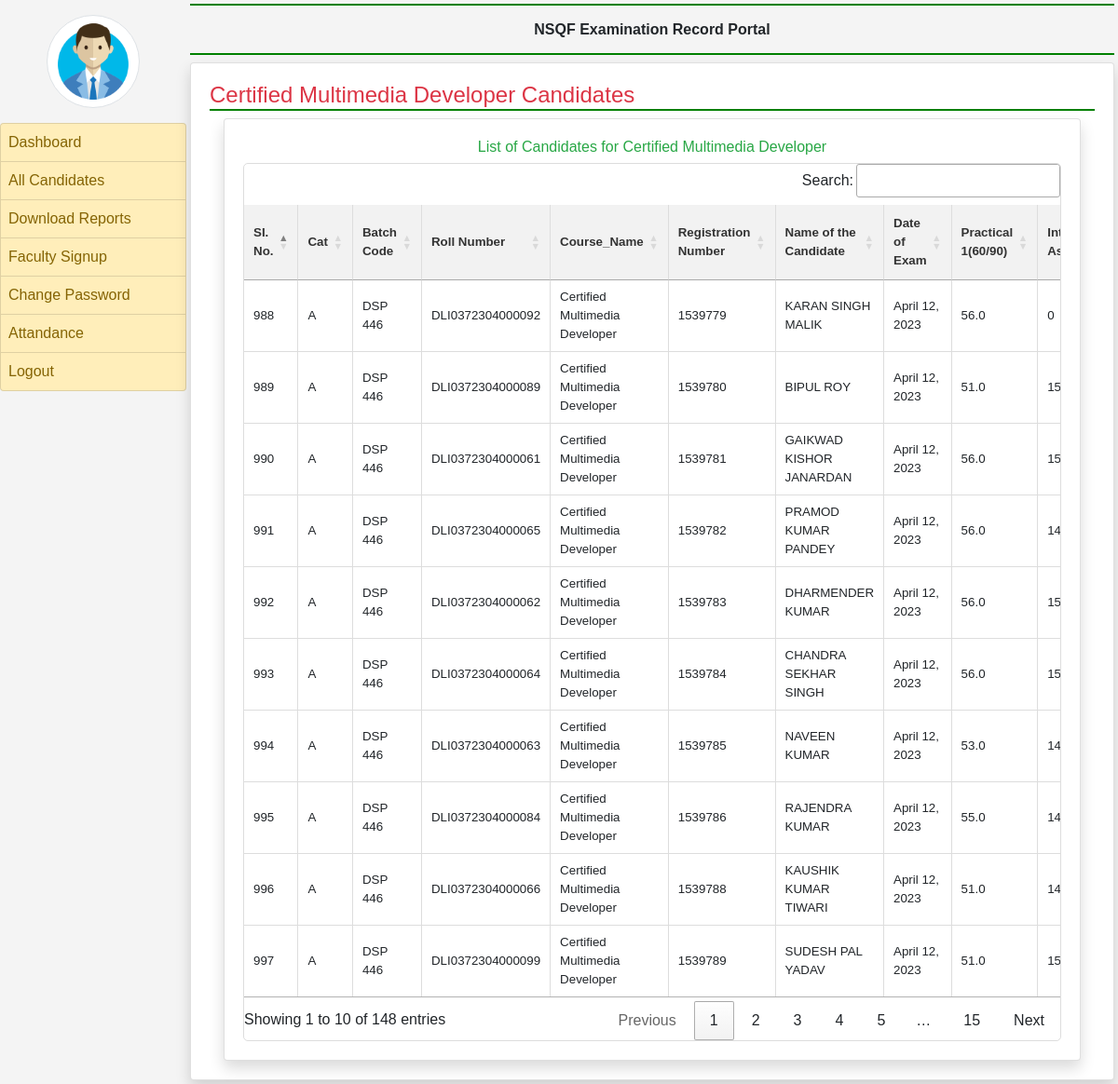
The page /admin-view-course/Certified Multimedia Developer/ on the database its author committed.
### employee/models.py (models this page shows, shortened)
class TP(models.Model):
    Cat=models.CharField(max_length=100,default="X")
    Batch_Code = models.CharField(max_length=100,default='NA')
    Roll_No = models.CharField(max_length=100,default='NA')
    Course_Name = models.CharField(max_length=100,default='certified computer application accounting and publishing',null=True)
    Registration_number = models.IntegerField(null=True)
    Name_of_the_Candidate = models.CharField(max_length=100,default='NA')
    Mother_Name = models.CharField(max_length=100,default='NA')
    Father_Name = models.CharField(max_length=100,default='NA')
    DOB = models.DateField(null=True)
    Name_of_the_training_Partner = models.CharField(max_length=200,default='NA')
    Code_of_the_training_Partner = models.CharField(max_length=200,default='NA')
    Practical1 = models.CharField(max_length=100,default='NA')
    Practical2 = models.CharField(max_length=100,default='NA')
    IS1 = models.CharField(max_length= 100, null= True )
    IS2 = models.CharField(max_length= 100, null = True)
    Internal_Assessment = models.IntegerField(null=True)
    Project = models.CharField(max_length=100,default='NA')
    Major_Project = models.CharField(max_length=100, default='NA')
    Major_Project2 = models.CharField(max_length=100, default='NA')
    Typing_Speed=models.CharField(max_length=100, default='NA')
    Theory1=models.CharField(max_length=100, default='NA')
    Theory2=models.CharField(max_length=100, default='NA')
    Center_code = models.CharField(max_length=100,  default='NA')
    Total = models.DecimalField(max_digits=10, decimal_places=2, default=Decimal('0.00'))
    Email_office = models.EmailField(null=True)
    Date_of_Exam = models.DateField(null=True)

### employee/views.py (the view)
# urls.py: path('admin-view-course/<str:course_name>/', view_course, name='admin_view_course'),
def view_course(request, course_name):
    candidates = TP.objects.filter(Course_Name__icontains=course_name)
    context = {
        'course_name': course_name,
        'candidates': candidates
    }
    return render(request, 'course_detail.html', context)

### employee/templates/course_detail.html (shortened to what this page needs)
{% extends 'admin_base.html' %}
{% block main %}
<h4 class="py-auto text-danger" style="border-bottom: 2px solid green;">{{ course_name }} Candidates</h4>
<div class="container">
    <div class="row text-center">
        <div class="col-sm-12">
            <div class="card shadow">
                <div class="card-body">
                    <h6 class="text-success">List of Candidates for {{ course_name }}</h6>
                    <div class="table-container">
                        <table id="second_example" style="font-size: smaller; width: 100%;">
                            <thead>
                                <tr>
                                    <th style="width:3%;">SI. No.</th>
                                    <th style="width:2%;">Cat</th>
                                    <th style="width:4%;">Batch Code</th>
                                    <th style="width:10%;">Roll Number</th>
                                    <th style="width:10%;">Course_Name</th>
                                    <th style="width:5%;">Registration Number</th>
                                    <th style="width:8%;">Name of the Candidate</th>
                                    <th style="width:5%;">Date of Exam</th>
                                    <th>Practical 1(60/90)</th>
                                    <th>Internal Assessment(20/30)</th>
                                </tr>
                            </thead>
                            <tbody>
                                {% for item in candidates %}
                                <tr>
                                    <td>{{ item.id }}</td>
                                    <td>{{ item.Cat }}</td>
                                    <td>{{ item.Batch_Code }}</td>
                                    <td>{{ item.Roll_No }}</td>
                                    <td>{{ item.Course_Name }}</td>
                                    <td>{{ item.Registration_number }}</td>
                                    <td>{{ item.Name_of_the_Candidate }}</td>
                                    <td>{{ item.Date_of_Exam }}</td>
                                    <td>{{ item.Practical1 }}</td>
                                    <td>{{ item.Internal_Assessment }}</td>
                                </tr>
                                {% endfor %}
                            </tbody>
                        </table>
                    </div>
                </div>
            </div>
        </div>
    </div>
</div>
{% endblock %}

### employee/templates/course_detail.html (style rules this page uses)
body { font-family: Arial, sans-serif; background-color: #f4f4f4; margin: 0; padding: 0; }
.table-container { overflow-x: auto; overflow-y: auto; border: 1px solid #ddd; border-radius: 5px; }
table { width: 100%; border-collapse: collapse; margin-top: 20px; table-layout: auto; }
th, td { padding: 10px; text-align: left; border-bottom: 1px solid #ddd; border-right: 1px solid #ddd; word-wrap: break-word; }
th { background-color: #f2f2f2; color: #333; }
tr:last-child td { border-bottom: none; }
tr:nth-child(even) { background-color: #f9f9f9; }

### rows shown on the page
TP: id "988", Cat "A", Batch_Code "DSP 446", Roll_No "DLI0372304000092", Course_Name "Certified Multimedia Developer", Registration_number "1539779", Name_of_the_Candidate "KARAN SINGH MALIK", Date_of_Exam "April 12, 2023", Practical1 "56.0", Internal_Assessment "0"
TP: id "989", Cat "A", Batch_Code "DSP 446", Roll_No "DLI0372304000089", Course_Name "Certified Multimedia Developer", Registration_number "1539780", Name_of_the_Candidate "BIPUL ROY", Date_of_Exam "April 12, 2023", Practical1 "51.0", Internal_Assessment "15"
TP: id "990", Cat "A", Batch_Code "DSP 446", Roll_No "DLI0372304000061", Course_Name "Certified Multimedia Developer", Registration_number "1539781", Name_of_the_Candidate "GAIKWAD KISHOR JANARDAN", Date_of_Exam "April 12, 2023", Practical1 "56.0", Internal_Assessment "15"
TP: id "991", Cat "A", Batch_Code "DSP 446", Roll_No "DLI0372304000065", Course_Name "Certified Multimedia Developer", Registration_number "1539782", Name_of_the_Candidate "PRAMOD KUMAR PANDEY", Date_of_Exam "April 12, 2023", Practical1 "56.0", Internal_Assessment "14"
TP: id "992", Cat "A", Batch_Code "DSP 446", Roll_No "DLI0372304000062", Course_Name "Certified Multimedia Developer", Registration_number "1539783", Name_of_the_Candidate "DHARMENDER KUMAR", Date_of_Exam "April 12, 2023", Practical1 "56.0", Internal_Assessment "15"
TP: id "993", Cat "A", Batch_Code "DSP 446", Roll_No "DLI0372304000064", Course_Name "Certified Multimedia Developer", Registration_number "1539784", Name_of_the_Candidate "CHANDRA SEKHAR SINGH", Date_of_Exam "April 12, 2023", Practical1 "56.0", Internal_Assessment "15"
TP: id "994", Cat "A", Batch_Code "DSP 446", Roll_No "DLI0372304000063", Course_Name "Certified Multimedia Developer", Registration_number "1539785", Name_of_the_Candidate "NAVEEN KUMAR", Date_of_Exam "April 12, 2023", Practical1 "53.0", Internal_Assessment "14"
TP: id "995", Cat "A", Batch_Code "DSP 446", Roll_No "DLI0372304000084", Course_Name "Certified Multimedia Developer", Registration_number "1539786", Name_of_the_Candidate "RAJENDRA KUMAR", Date_of_Exam "April 12, 2023", Practical1 "55.0", Internal_Assessment "14"
TP: id "996", Cat "A", Batch_Code "DSP 446", Roll_No "DLI0372304000066", Course_Name "Certified Multimedia Developer", Registration_number "1539788", Name_of_the_Candidate "KAUSHIK KUMAR TIWARI", Date_of_Exam "April 12, 2023", Practical1 "51.0", Internal_Assessment "14"
TP: id "997", Cat "A", Batch_Code "DSP 446", Roll_No "DLI0372304000099", Course_Name "Certified Multimedia Developer", Registration_number "1539789", Name_of_the_Candidate "SUDESH PAL YADAV", Date_of_Exam "April 12, 2023", Practical1 "51.0", Internal_Assessment "15"

### other values the page prints
{{ course_name }} "Certified Multimedia Developer"
